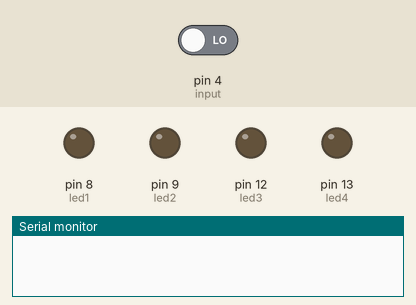
A sketch run on a simulated Arduino Uno, built with avr-gcc and run on an emulated ATmega328P. Parts: output pins drawn as LEDs (lit = HIGH), the last lines printed to the serial monitor. The test bench sets the inputs (shaded band); at power-on: pin 4 (input) LOW.

Above: at 10.8 s.
10.9 s: pin 4 (input) driven HIGH
At 15.5 s:
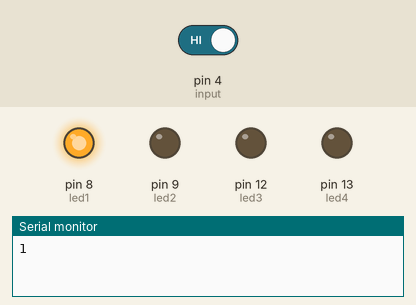
Timing chart, 0 to 17.0 s (numbered marks = the images above; inputs shaded):
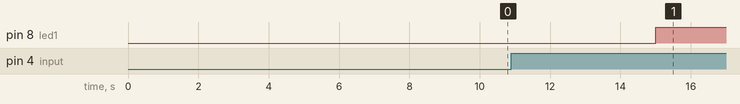

Measured:
- after the input at 10.9 s, pin 8 (led1): LOW → HIGH after 4.1 s

The sketch:

ijolaperramaraca.ino
```cpp
int led1 =8;
int led2 =9;
int led3 =12;
int led4 =13;
int conta =0;
int input =4;
int estado =0;

void setup() {
 Serial.begin(9600);
pinMode(4,INPUT);
pinMode(8,OUTPUT);
pinMode(9,OUTPUT);
pinMode(12,OUTPUT);
pinMode(13,OUTPUT);
}

void loop() {
 int p1 =digitalRead(input);
  if(p1!=estado){
   if (p1==HIGH)
   {conta++;
    Serial.println(conta);}
  }
estado=p1;
 if(conta==1){
  digitalWrite(led1,1);
  }  delay(500);
//----------------------
 if(conta==2){
  digitalWrite(led1,1);
}delay(500);
 if(conta==3){
  digitalWrite(led2,1);
}delay(500);
//----------------------
 if(conta==4){
  digitalWrite(led2,1);
}delay(500);
 if(conta==5){
  digitalWrite(led2,1);
 }delay(500);
  if(conta==6){
  digitalWrite(led3,1);
 }delay(500);
//----------------------
 if(conta==7){
  digitalWrite(led3,1);
 }delay(500);
  if(conta==8){
  digitalWrite(led3,1);
 }delay(500);
  if(conta==9){
  digitalWrite(led3,1);
 }delay(500);
  if(conta==10){
  digitalWrite(led4,1);
 }delay(500);
//----------------------
 if(conta==11){
  digitalWrite(led1,0);
  digitalWrite(led2,0);
  digitalWrite(led3,0);
  digitalWrite(led4,0);
  delay(500);
} conta = 0;
}
```
